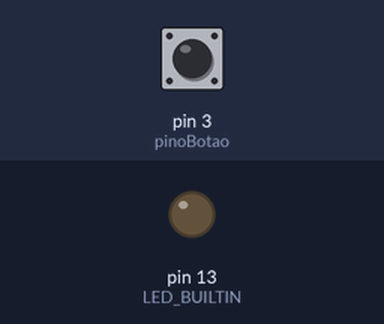
This sketch was run on a simulated Arduino Uno, built with avr-gcc and run on an emulated ATmega328P. Shown: output pins drawn as LEDs (lit = HIGH). The inputs (shaded band) are chosen by the test bench; at power-on: pin 3 (pinoBotao) HIGH. No radio packets arrive unless stated.

Above: at 1.2 s.
1.3 s: pin 3 (pinoBotao) pulled LOW for 0.15 s
At 1.8 s:
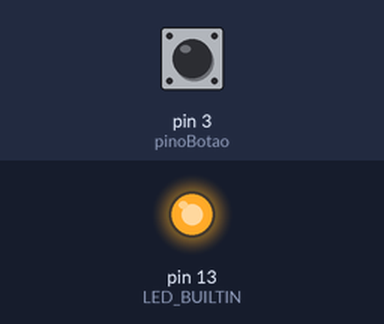
2.9 s: pin 3 (pinoBotao) pulled LOW for 1 s
At 4.0 s:
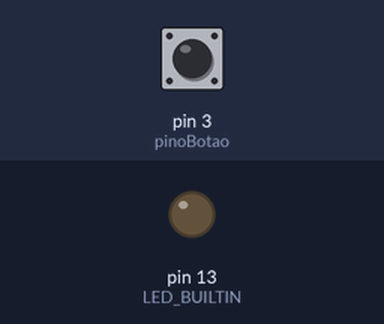
5.4 s: pin 3 (pinoBotao) pulled LOW for 3.2 s
At 6.1 s:
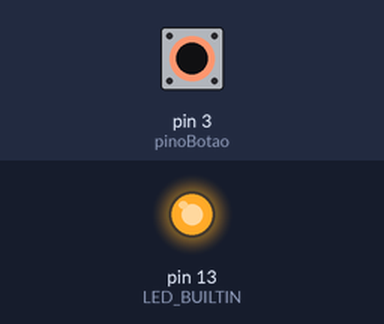
Timing chart, 0 to 8.4 s (numbered marks = the images above; inputs shaded):
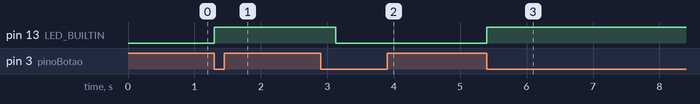

The sketch:

teste_tx.ino
```cpp
// Transmissor de RF
// Link: (https://blogmasterwalkershop.com.br/arduino/como-usar-com-arduino-transmissor-e-receptor-rf-315mhz-433mhz)

#include <RH_ASK.h>
#include <SPI.h> //INCLUSÃO DE BIBLIOTECA

RH_ASK txDriver; //CRIA O DRIVER PARA COMUNICAÇÃO

// -------- MACROS --------

#define JANELA_COLETA_MS      200 // mili-segundos coletando antes de calcular
#define TAMANHO_MAX_BUFFER    16
#define USB_BAUD_RATE         9600

// -------- VARIÁVEIS GLOBAIS --------

const char idCarro[8+1] = "ffffffff";

// Botao de começar/encerrar sistema
const int pinoBotao = 3;
bool f = false;
bool a = false;

// -------- FUNÇÕES AUXILIARES --------

void enivaDado(float qualidadePista, const char* idCarro, RH_ASK& txDriverLocal) {

  // Carrega buffer e envia seu conteúdo (uint8_t -> byte padrão)
  char buffer[TAMANHO_MAX_BUFFER];
  char qualidadePistaString[5];
  dtostrf((double) qualidadePista, 4, 2, qualidadePistaString);
  sprintf(buffer, "%s:%s", idCarro, qualidadePistaString);

  txDriverLocal.send((uint8_t*)buffer, strlen(buffer));
  txDriverLocal.waitPacketSent();
}

void startPause() {

  /* Máquina de Estados Finita com 4 estados e 1 entrada
   * A -> botão está apertado
   * E -> entrada nova do botão
   * F -> Funcionando
   */
  do {
    bool e = (digitalRead(pinoBotao) == LOW);
    bool a_novo = e;
    bool f_novo = (!e && f) || (e && (a == f));
    a = a_novo;
    f = f_novo;
    digitalWrite(LED_BUILTIN, f_novo ? HIGH : LOW);
  }
  while (f == false);
}

// -------- SETUP --------

void setup(){
  // Inicializa driver do Tx RF (objeto global)
  txDriver.init();
  Serial.begin(9600);
  pinMode(pinoBotao, INPUT);
  pinMode(LED_BUILTIN, OUTPUT);
}

// -------- LOOP --------

void loop(){

  // Aperta botão para começar/encerrar sistema
  startPause();

  // Simula tempo de coleta
  delay(JANELA_COLETA_MS);

  // Protótipo: [float, const char*, RH_ASK&]
  enivaDado(2.00, idCarro, txDriver);
}
```

Measured:
- after the input at 1.3 s, pin 13 (LED_BUILTIN): LOW → HIGH at once
- after the input at 2.9 s, pin 13 (LED_BUILTIN): HIGH → LOW after 0.22 s
- after the input at 5.4 s, pin 13 (LED_BUILTIN): LOW → HIGH at once
